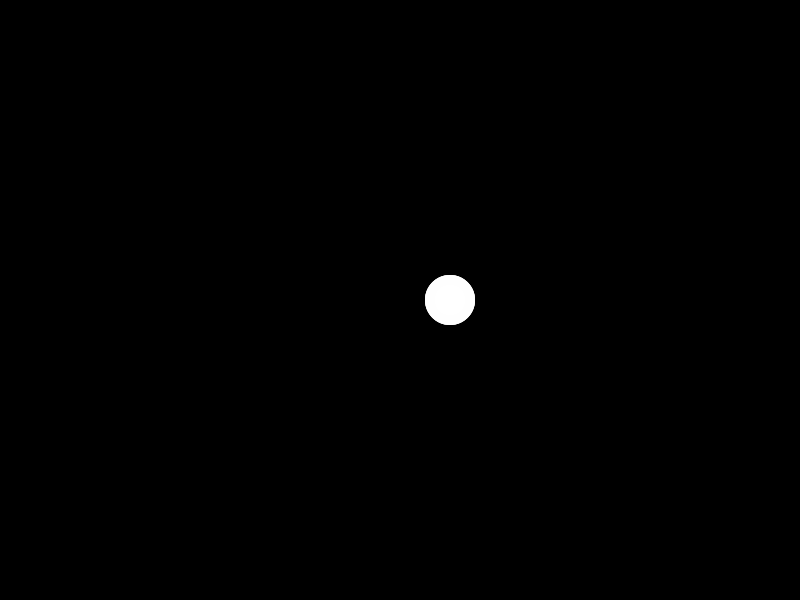
Frame 1 (no input)
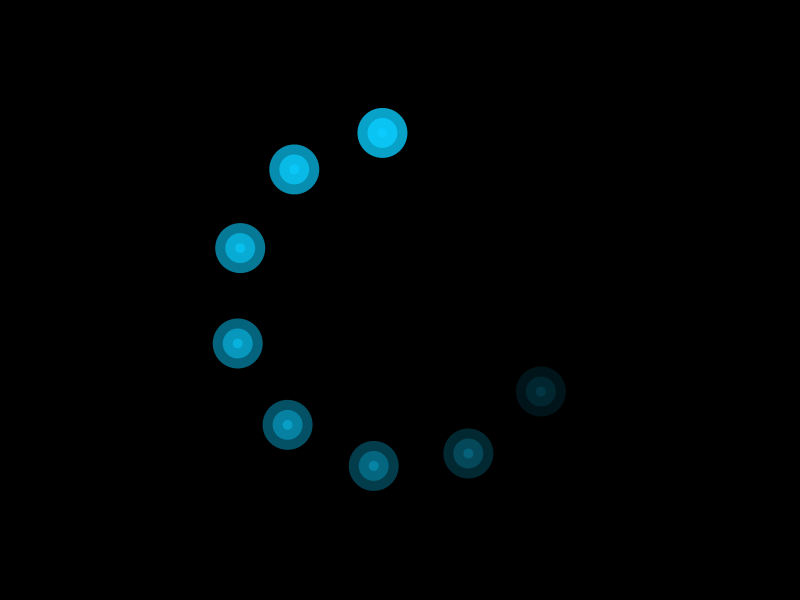
Frame 60 (the mouse pressed at the canvas centre just before this capture)
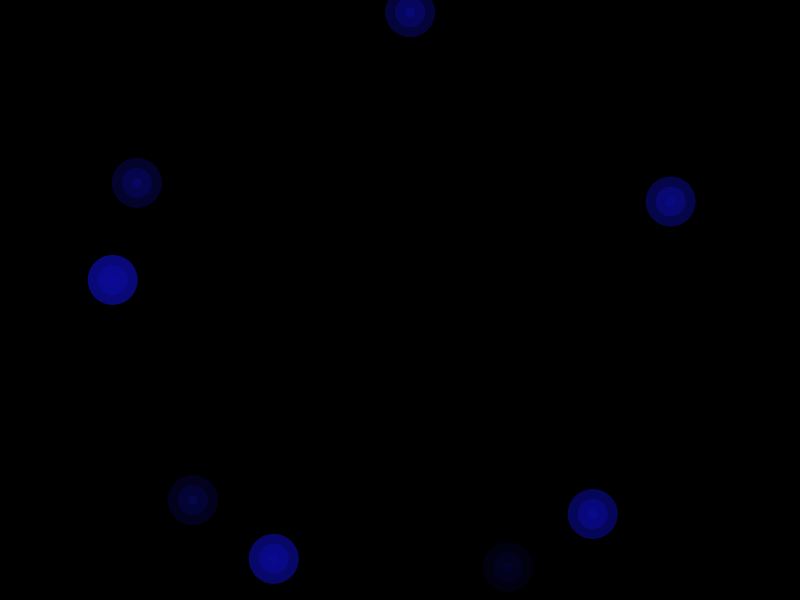
Frame 120 (the mouse held since frame 60 and released just before this capture)

The Processing sketch that drew these frames (run headless with seeded random() and noise(); from frame 60 on, the mouse is pressed at the canvas centre):

// Processing sketch: L00PS
// ── L00PS.pde
int pSize = 50;
int size = pSize;
int sOffset = 20;
int x = 50;
int xOffset = 2;
Boolean xOut = true;

int r = 0;
int rOffset = 4;

int re = 255, gr = 255, bl = 255;
color colour;
int cOffset = 5;
int cLimitL = 10;
int cLimitH = 255;

Boolean cFade = true;

Boolean black = true;

void setup()
{
  size(800, 600);
  noStroke();
}

void draw()
{  
  colour = color(re, gr, bl);
  fill(colour);
  
  if(cFade)
  {
    if(re > cLimitL)
      re -= cOffset;
    else
    {
      if(re <= cLimitL && gr <= cLimitL)
      {
        if(re <= cLimitL && gr <= cLimitL && bl <= cLimitL)
          cFade = false;
        else
          bl -= cOffset;
      }
      else
        gr -= cOffset;
    }
  }
  else
  {
    if(re < cLimitH)
      re += cOffset;
    else
    {
      if(re >= cLimitH && gr >= cLimitH)
      {
        if(re >= cLimitH && gr >= cLimitH && bl >= cLimitH)
        {
          cFade = true;
        }
        else
          bl += cOffset;
      }
      else
        gr += cOffset;
    }
  }
  
  pushMatrix();
  translate(width / 2, height / 2);
  
  if(black)
    background(0);
  else
    background(255);
  
  pushMatrix();
  
  rotate(radians(r / 7));
  fill(colour, 25);
  while(size >= cLimitL)
  {
    ellipse(x, 0, size, size);
    
    size -= sOffset;
  }
  size = pSize;
  
  rotate(radians(r / 7));
  fill(colour, 50);
  while(size >= cLimitL)
  {
    ellipse(x, 0, size, size);
    
    size -= sOffset;
  }
  size = pSize;
  
  rotate(radians(r / 7));
  fill(colour, 75);
  while(size >= cLimitL)
  {
    ellipse(x, 0, size, size);
    
    size -= sOffset;
  }
  size = pSize;
  
  rotate(radians(r / 7));
  fill(colour, 100);
  while(size >= cLimitL)
  {
    ellipse(x, 0, size, size);
    
    size -= sOffset;
  }
  size = pSize;
  
  rotate(radians(r / 7));
  fill(colour, 125);
  while(size >= cLimitL)
  {
    ellipse(x, 0, size, size);
    
    size -= sOffset;
  }
  size = pSize;
  
  rotate(radians(r / 7));
  fill(colour, 150);
  while(size >= cLimitL)
  {
    ellipse(x, 0, size, size);
    
    size -= sOffset;
  }
  size = pSize;
  
  rotate(radians(r / 7));
  fill(colour, 175);
  while(size >= cLimitL)
  {
    ellipse(x, 0, size, size);
    
    size -= sOffset;
  }
  size = pSize;
  
  rotate(radians(r / 7));
  fill(colour, 200);
  while(size >= cLimitL)
  {
    ellipse(x, 0, size, size);
    
    size -= sOffset;
  }
  size = pSize;
  
  popMatrix();
  
  r += rOffset;
  
  if(xOut)
  {
    x += xOffset;
    if(x >= 300)
      xOut = false;
  }
  else
  {
    x -= xOffset;
    if(x <= 0)
    {
      xOut = true;
      black = !black;
    }
  }
  
  popMatrix();
}
